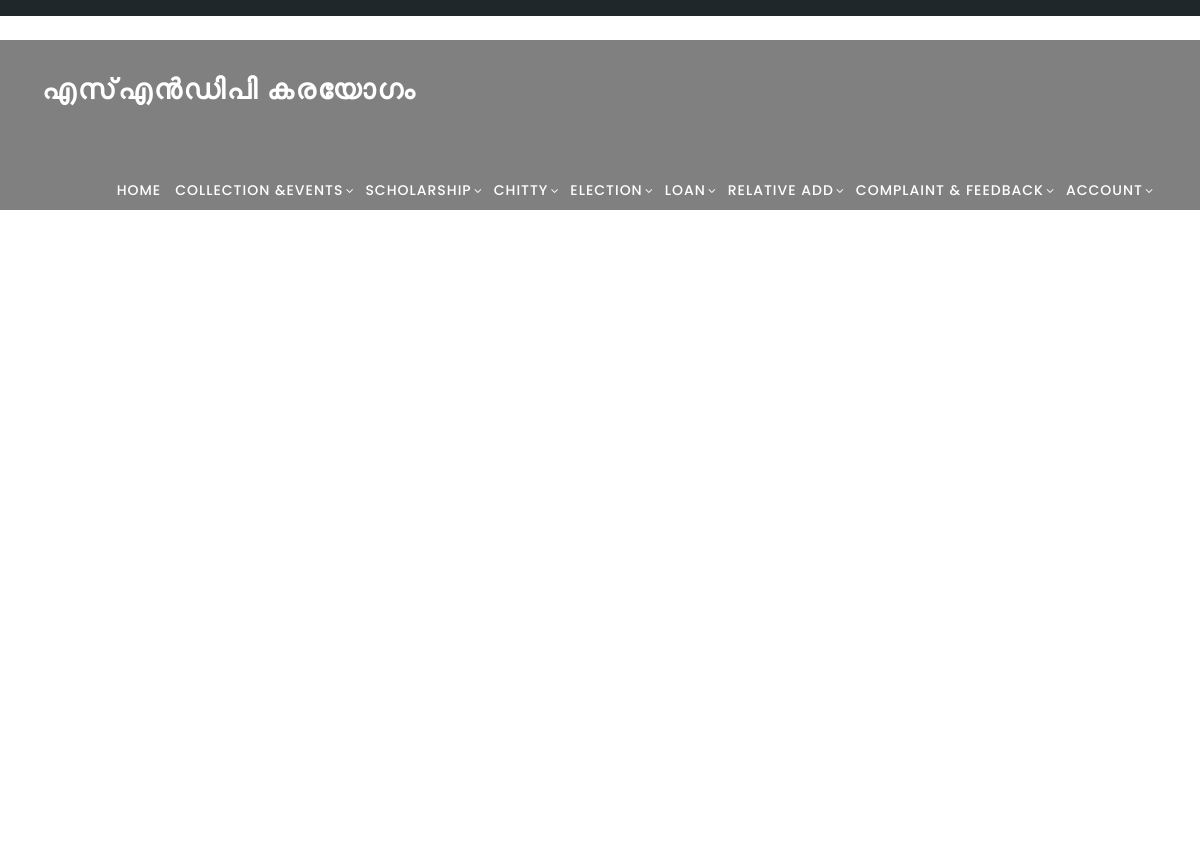
Before: /Member/viewevents/ (signed in) with the older database file.
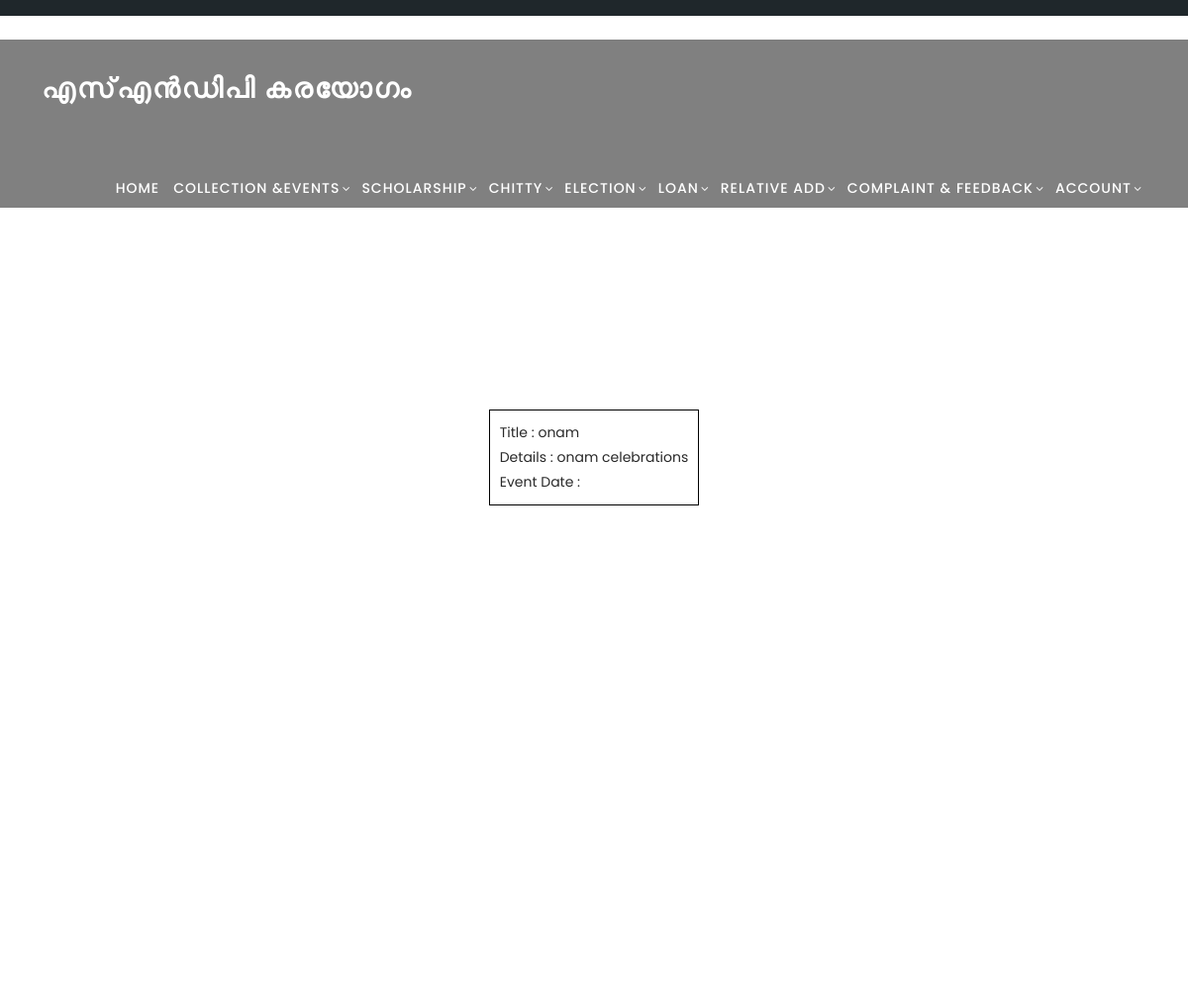
After: the same page with the newer database file.
### Admin/models.py (models this page shows)
class tbl_events(models.Model):
    name=models.CharField(max_length=50)
    details=models.CharField(max_length=100)
    date=models.DateField()

### Member/views.py (the view)
# urls.py: path('viewevents/', views.viewevents,name="viewevents"),
def viewevents(request):
    data=tbl_events.objects.all()
    if 'mid' in request.session:
        mdata=tbl_memberadding.objects.get(id=request.session["mid"])
        return render(request,"Member/viewevents.html",{'datas':data,'data1':mdata})
    elif 'reid' in request.session:
        mdata=tbl_relatives.objects.get(id=request.session["reid"])
        return render(request,"Member/viewevents.html",{'datas':data,'data':mdata})
    else:
        return redirect("Guest:login")

### Member/Templates/Member/viewevents.html (shortened to what this page needs)
{%  load static %}
<!DOCTYPE html>
<html lang="en">
  <head>
    <link href="{% static 'Member/vendor/bootstrap/css/bootstrap.min.css'%}" rel="stylesheet">
    <link rel="stylesheet" href="{% static 'Member/assets/css/fontawesome.css'%}">
    <link rel="stylesheet" href="{% static 'Member/assets/css/templatemo-edu-meeting.css'%}">
    <link rel="stylesheet" href="{% static 'Member/assets/css/owl.css'%}">
    <link rel="stylesheet" href="{% static 'Member/assets/css/lightbox.css'%}">
  </head>
<body>
  <div class="sub-header">
    <div class="container">
      <div class="row">
        <div class="col-lg-8 col-sm-8">
        </div>
        <div class="col-lg-4 col-sm-4">
          <div class="right-icons">
          </div>
        </div>
      </div>
    </div>
  </div>
  <header class="header-area header-sticky" style="background-color: gray;">
      <div class="container">
          <div class="row">
              <div class="col-12">
                  <nav class="main-nav">
                      <a href="index.html" class="logo">
                        എസ്എൻഡിപി കരയോഗം
                      </a>
                      <ul class="nav">
                        <li><a href="{% url 'Member:Homepage' %}">Home</a></li>
                          <li class="has-sub">
                            <a href="javascript:void(0)">Collection &Events</a>
                        </li>
                          <li class="has-sub">
                            <a href="javascript:void(0)">Scholarship</a>
                        </li>
                          <li class="has-sub">
                            <a href="javascript:void(0)">Chitty</a>
                        </li>
                        <li class="has-sub">
                          <a href="javascript:void(0)">Election</a>
                      </li>
                        {% if data1 %}
                        <li class="has-sub">
                          <a href="javascript:void(0)">Loan</a>
                      </li>
                      {% endif %}
                      {% if data1 %}
                        <li class="has-sub">
                          <a href="javascript:void(0)">Relative Add</a>
                      </li>
                      {% endif %}
                      <li class="has-sub">
                        <a href="javascript:void(0)">Complaint & Feedback</a>
                    </li>
                          <li class="has-sub">
                              <a href="javascript:void(0)">Account</a>
                          </li>
                      </ul>
                  </nav>
              </div>
          </div>
      </div>
  </header>
  <br> <br> <br> <br> <br> <br> <br>
<!DOCTYPE html>
<html lang="en">
<head>
</head>
<body>
    <form method="post" action="">
        <table cellpadding="10" style="border-collapse: collapse; margin-top: 200px" align="center">
            <tr>
                {% for i in datas %}
                <td>
                    <div style="border:1px solid black;margin:20px;padding:10px">
                      <p>Title : {{i.name}}</p>
                       <p>Details : {{i.details}}</p>
                       <p>Event Date :{{i.event_date}} </p>
                    </div>
                </td>
            {% endfor %}
            </table>
            </form>
</body>
</html>
<br> <br> <br> <br> <br> <br> <br> <br> <br>
<div class="footer">
  </div>

### Guest/static/Member/assets/css/templatemo-edu-meeting.css (style rules this page uses)
html, body, div, span, applet, object, iframe, h1, h2, h3, h4, h5, h6, p, blockquote, div pre, a, abbr, acronym, address, big, cite, code, del, dfn, em, font, img, ins, kbd, q, s, samp, small, strike, strong, sub, sup, tt, var, b, u, i, center, dl, dt, dd, ol, ul, li, figure, header, nav, section, article, aside, footer, figcaption { margin: 0; padding: 0; border: 0; outline: 0; }
ul, li { padding: 0; margin: 0; list-style: none; }
header, nav, section, article, aside, footer, hgroup { display: block; }
* { box-sizing: border-box; }
html, body { font-family: 'Poppins', sans-serif; font-weight: 400; background-color: #fff; font-size: 16px; -ms-text-size-adjust: 100%; -webkit-font-smoothing: antialiased; -moz-osx-font-smoothing: grayscale; }
a { text-decoration: none !important; color: #3CF; }
ul { margin-bottom: 0px; }
p { font-size: 14px; line-height: 25px; color: #2a2a2a; }
html, body { background: #fff; font-family: 'Poppins', sans-serif; }
.sub-header { background-color: #1f272b; position: relative; z-index: 1111; }
.sub-header .right-icons { text-align: right; padding: 8px 0px; }
.header-area { background-color: rgba(250,250,250,0.15); position: absolute; top: 40px; left: 0; right: 0; z-index: 100; -webkit-transition: all .5s ease 0s; -moz-transition: all .5s ease 0s; -o-transition: all .5s ease 0s; transition: all .5s ease 0s; }
.header-area .main-nav { min-height: 80px; background: transparent; }
.header-area .main-nav .logo { line-height: 100px; color: #fff; font-size: 28px; font-weight: 700; text-transform: uppercase; letter-spacing: 2px; float: left; -webkit-transition: all 0.3s ease 0s; -moz-transition: all 0.3s ease 0s; -o-transition: all 0.3s ease 0s; transition: all 0.3s ease 0s; }
.header-area .main-nav .nav { float: right; margin-top: 30px; margin-right: 0px; background-color: transparent; -webkit-transition: all 0.3s ease 0s; -moz-transition: all 0.3s ease 0s; -o-transition: all 0.3s ease 0s; transition: all 0.3s ease 0s; position: relative; z-index: 999; }
.header-area .main-nav .nav li { padding-left: 15px; padding-right: 15px; }
.header-area .main-nav .nav li:last-child { padding-right: 0px; }
.header-area .main-nav .nav li a { display: block; font-weight: 500; font-size: 14px; text-transform: uppercase; color: #fff; -webkit-transition: all 0.3s ease 0s; -moz-transition: all 0.3s ease 0s; -o-transition: all 0.3s ease 0s; transition: all 0.3s ease 0s; height: 40px; line-height: 40px; border: transparent; letter-spacing: 1px; }
.header-area .main-nav .nav li.has-sub { position: relative; padding-right: 15px; }
.header-area .main-nav .nav li.has-sub:after { font-family: FontAwesome; content: "\f107"; font-size: 12px; color: #fff; position: absolute; right: 5px; top: 12px; }
.header-area.header-sticky { min-height: 80px; }
.header-area .nav { margin-top: 30px; }
@media (max-width: 1200px) { .header-area .main-nav .nav li { padding-left: 7px; padding-right: 7px; } }
@media (max-width: 1200px) { .header-area .main-nav:before { display: none; } }
@media (min-width: 767px) { .header-area .main-nav .nav { display: flex !important; } }
.footer { text-align: center; margin-top: 140px; border-top: 1px solid rgba(250,250,250,0.15); padding: 50px 0px; }

Changed rows visible on the page:
added tbl_events: name "onam", details "onam celebrations"
